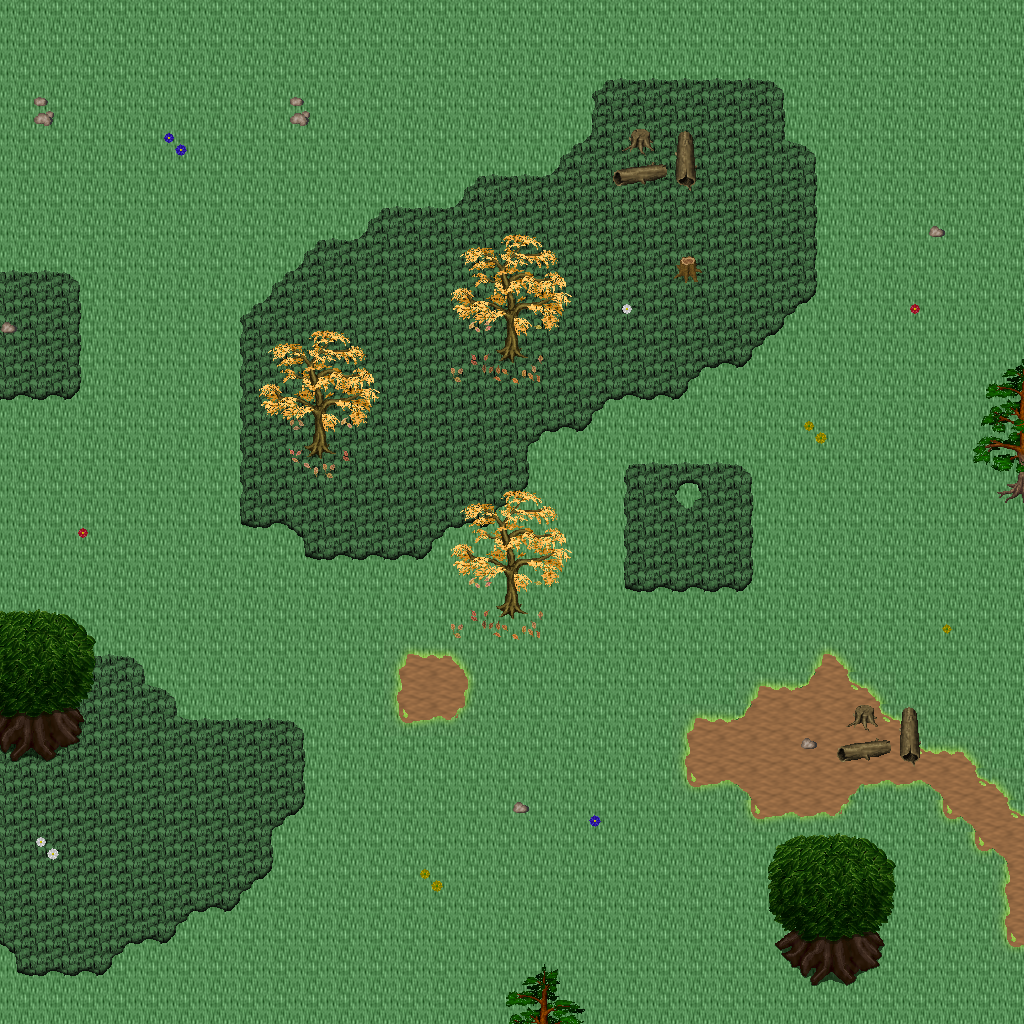

Tiled map render using the project's own tile images. Description and the map definition, with tile-layer contents summarised, below:
An orthogonal 32x32 tile map with 32x32 px tiles, 5 tile layers (Ground, Objects, Objects2, Above, ...), 1 hidden layer not drawn, 20 tilesets.

<map version="1.10" tiledversion="1.11.0" orientation="orthogonal" renderorder="right-down" width="32" height="32" tilewidth="32" tileheight="32" infinite="0" nextlayerid="11" nextobjectid="1">
 <tileset firstgid="1" name="logic_collision" tilewidth="32" tileheight="32" tilecount="1" columns="1">
  <image source="../drawable/logic_collision.png" width="32" height="32" />
 </tileset>
 <tileset firstgid="2" name="ground_ground" tilewidth="32" tileheight="32" tilecount="33" columns="3">
  <image source="../drawable/ground_ground.png" width="96" height="352" />
 </tileset>
 <tileset firstgid="35" name="ground_rock_pebbles" tilewidth="32" tileheight="32" tilecount="3" columns="1">
  <image source="../drawable/ground_rock_pebbles.png" width="32" height="96" />
 </tileset>
 <tileset firstgid="38" name="ground_grass_corners" tilewidth="32" tileheight="32" tilecount="24" columns="6">
  <image source="../drawable/ground_grass_corners.png" width="192" height="128" />
 </tileset>
 <tileset firstgid="62" name="ground_grass_edges" tilewidth="32" tileheight="32" tilecount="36" columns="12">
  <image source="../drawable/ground_grass_edges.png" width="384" height="96" />
 </tileset>
 <tileset firstgid="98" name="ground_grass_2" tilewidth="32" tileheight="32" tilecount="21" columns="3">
  <image source="../drawable/ground_grass_2.png" width="96" height="224" />
 </tileset>
 <tileset firstgid="119" name="plant_leaves" tilewidth="32" tileheight="32" tilecount="8" columns="4">
  <image source="../drawable/plant_leaves.png" width="128" height="64" />
 </tileset>
 <tileset firstgid="127" name="plant_tree_tree_darkgreen" tilewidth="32" tileheight="32" tilecount="88" columns="8">
  <image source="../drawable/plant_tree_tree_darkgreen.png" width="256" height="352" />
 </tileset>
 <tileset firstgid="215" name="plant_tree_fall_trees" tilewidth="32" tileheight="32" tilecount="40" columns="8">
  <image source="../drawable/plant_tree_fall_trees.png" width="256" height="160" />
 </tileset>
 <tileset firstgid="255" name="plant_tree_pine_tree" tilewidth="32" tileheight="32" tilecount="20" columns="4">
  <image source="../drawable/plant_tree_pine_tree.png" width="128" height="160" />
 </tileset>
 <tileset firstgid="275" name="plant_stump_hollow_logs" tilewidth="32" tileheight="32" tilecount="6" columns="3">
  <image source="../drawable/plant_stump_hollow_logs.png" width="96" height="64" />
 </tileset>
 <tileset firstgid="281" name="plant_stump_small_stump" tilewidth="32" tileheight="32" tilecount="4" columns="2">
  <image source="../drawable/plant_stump_small_stump.png" width="64" height="64" />
 </tileset>
 <tileset firstgid="285" name="plant_stump_stump_purple" tilewidth="32" tileheight="32" tilecount="4" columns="2">
  <image source="../drawable/plant_stump_stump_purple.png" width="64" height="64" />
 </tileset>
 <tileset firstgid="289" name="plant_flower_daisy_blue" tilewidth="32" tileheight="32" tilecount="8" columns="2">
  <image source="../drawable/plant_flower_daisy_blue.png" width="64" height="128" />
 </tileset>
 <tileset firstgid="297" name="plant_flower_daisy_red" tilewidth="32" tileheight="32" tilecount="8" columns="2">
  <image source="../drawable/plant_flower_daisy_red.png" width="64" height="128" />
 </tileset>
 <tileset firstgid="305" name="plant_flower_daisy_white" tilewidth="32" tileheight="32" tilecount="8" columns="2">
  <image source="../drawable/plant_flower_daisy_white.png" width="64" height="128" />
 </tileset>
 <tileset firstgid="313" name="plant_flower_daisy_yellow" tilewidth="32" tileheight="32" tilecount="8" columns="2">
  <image source="../drawable/plant_flower_daisy_yellow.png" width="64" height="128" />
 </tileset>
 <tileset firstgid="321" name="logic_creature_animal" tilewidth="32" tileheight="32" tilecount="32" columns="8">
  <image source="../drawable/logic_creature_animal.png" width="256" height="128" />
 </tileset>
 <tileset firstgid="353" name="logic_creature_reptile" tilewidth="32" tileheight="32" tilecount="7" columns="7">
  <image source="../drawable/logic_creature_reptile.png" width="224" height="32" />
 </tileset>
 <tileset firstgid="360" name="logic_creature_fowl" tilewidth="32" tileheight="32" tilecount="6" columns="6">
  <image source="../drawable/logic_creature_fowl.png" width="192" height="32" />
 </tileset>
 <layer id="1" name="Ground" width="32" height="32">
  <data>[1024 cells, 1024 non-empty, 3 distinct tile ids]</data>
 </layer>
 <layer id="2" name="Objects" width="32" height="32">
  <data>[1024 cells, 212 non-empty, 54 distinct tile ids]</data>
 </layer>
 <layer id="3" name="Objects2" width="32" height="32">
  <data>[1024 cells, 22 non-empty, 14 distinct tile ids]</data>
 </layer>
 <layer id="4" name="Above" width="32" height="32">
  <data>[1024 cells, 85 non-empty, 40 distinct tile ids]</data>
 </layer>
 <layer id="5" name="Above2" width="32" height="32">
  <data>[1024 cells, 0 non-empty, 0 distinct tile ids]</data>
 </layer>
 <layer id="6" name="Walkable" width="32" height="32" visible="0">
  <data>[1024 cells, 31 non-empty, 1 distinct tile ids]</data>
 </layer>
 <objectgroup id="7" name="Mapevents" />
 <objectgroup id="8" name="Spawn" />
 <objectgroup id="9" name="Keys" />
 <objectgroup id="10" name="Replace" />
</map>
